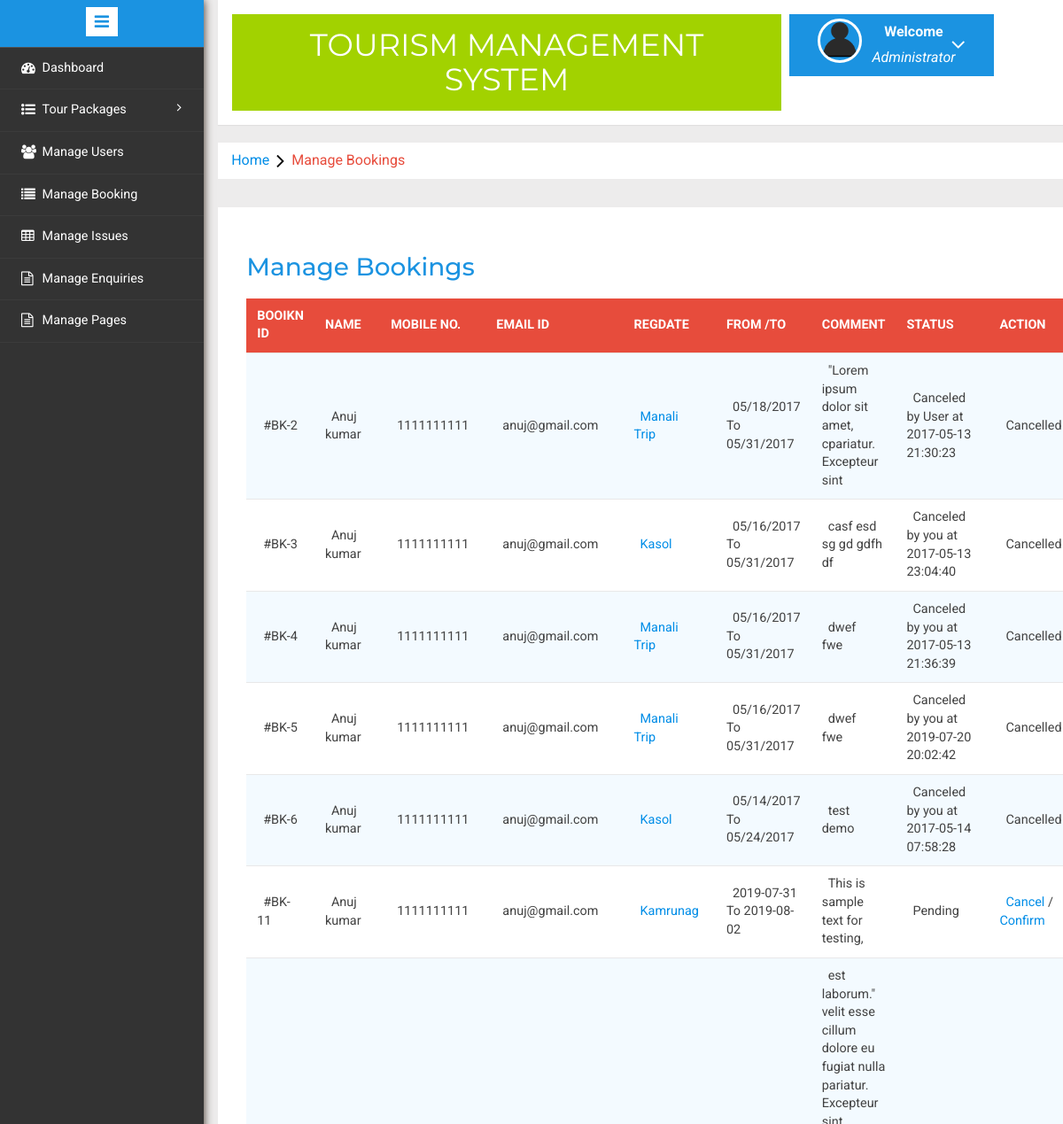
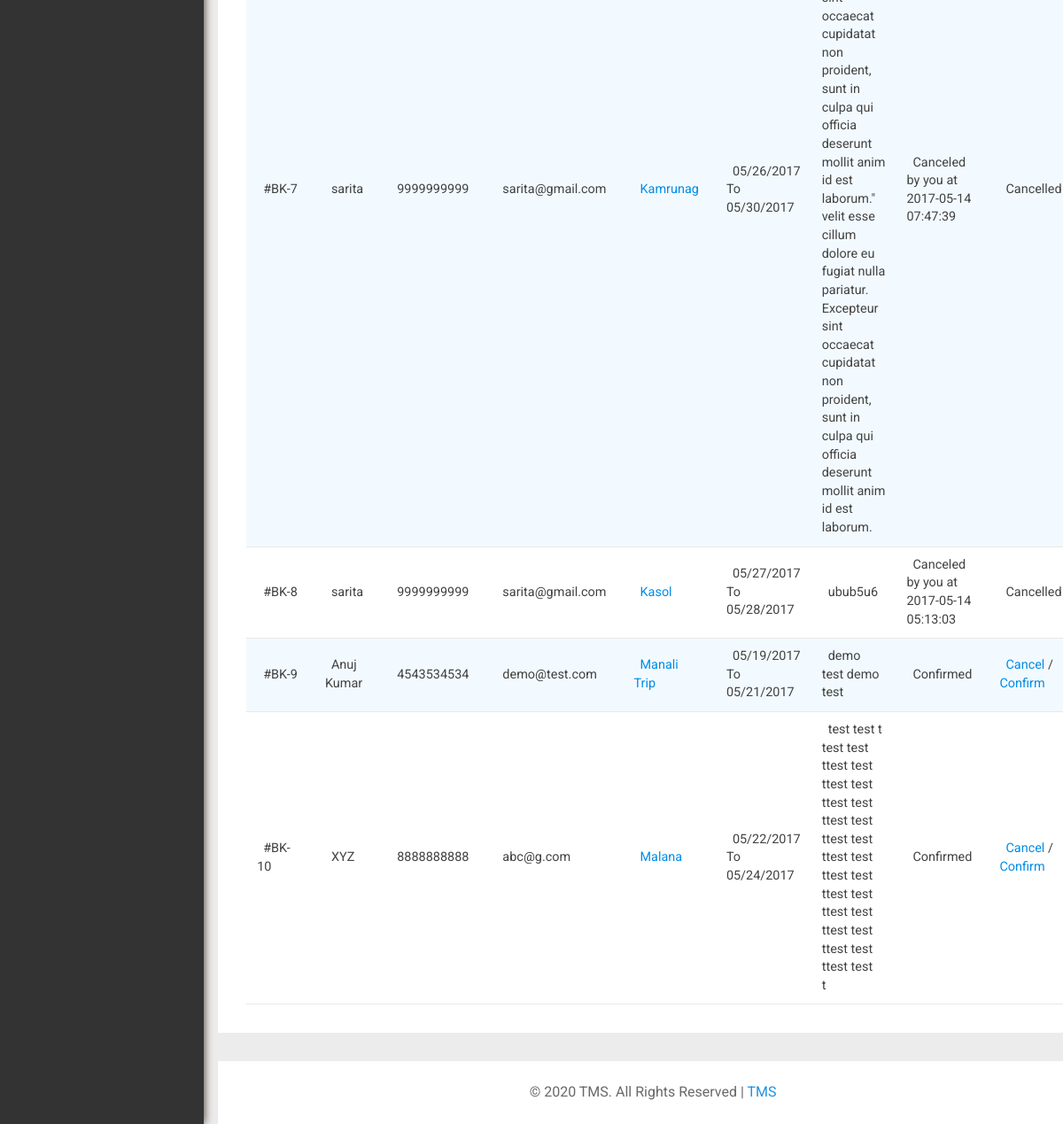
The app's page /tms/admin/manage-bookings.php (signed in) with its own data (2 pictures, top to bottom).
### tables this page shows
CREATE TABLE `tblusers` (
  `id` int(11) NOT NULL,
  `FullName` varchar(100) DEFAULT NULL,
  `MobileNumber` char(10) DEFAULT NULL,
  `EmailId` varchar(70) DEFAULT NULL,
  `Password` varchar(100) DEFAULT NULL,
  `RegDate` timestamp NULL DEFAULT current_timestamp(),
  `UpdationDate` timestamp NULL DEFAULT NULL ON UPDATE current_timestamp()
);

CREATE TABLE `tblbooking` (
  `BookingId` int(11) NOT NULL,
  `PackageId` int(11) DEFAULT NULL,
  `UserEmail` varchar(100) DEFAULT NULL,
  `FromDate` varchar(100) DEFAULT NULL,
  `ToDate` varchar(100) DEFAULT NULL,
  `Comment` mediumtext DEFAULT NULL,
  `RegDate` timestamp NULL DEFAULT current_timestamp(),
  `status` int(11) DEFAULT NULL,
  `CancelledBy` varchar(5) DEFAULT NULL,
  `UpdationDate` timestamp NULL DEFAULT NULL ON UPDATE current_timestamp()
);

CREATE TABLE `tbltourpackages` (
  `PackageId` int(11) NOT NULL,
  `PackageName` varchar(200) DEFAULT NULL,
  `PackageType` varchar(150) DEFAULT NULL,
  `PackageLocation` varchar(100) DEFAULT NULL,
  `PackagePrice` int(11) DEFAULT NULL,
  `PackageFetures` varchar(255) DEFAULT NULL,
  `PackageDetails` mediumtext DEFAULT NULL,
  `PackageImage` varchar(100) DEFAULT NULL,
  `Creationdate` timestamp NULL DEFAULT current_timestamp(),
  `UpdationDate` timestamp NULL DEFAULT NULL ON UPDATE current_timestamp()
);

### tms/admin/manage-bookings.php (the view, shortened to what this page needs)
<?php
include('includes/config.php');
if(strlen($_SESSION['alogin'])==0)
	{
header('location:index.php');
}
else{
	?>
<!DOCTYPE HTML>
<html>
<head>
<link href="css/bootstrap.min.css" rel='stylesheet' type='text/css' />
<link href="css/style.css" rel='stylesheet' type='text/css' />
<link rel="stylesheet" href="css/morris.css" type="text/css"/>
<link href="css/font-awesome.css" rel="stylesheet">
<link rel="stylesheet" type="text/css" href="css/table-style.css" />
<link rel="stylesheet" type="text/css" href="css/basictable.css" />
<link rel="stylesheet" href="css/icon-font.min.css" type='text/css' />
</head>
<body>
   <div class="page-container">
<div class="left-content">
	   <div class="mother-grid-inner">
				<?php include('includes/header.php');?>
				</div>
<ol class="breadcrumb">
                <li class="breadcrumb-item"><a href="index.html">Home</a><i class="fa fa-angle-right"></i>Manage Bookings</li>
            </ol>
<div class="agile-grids">
				<div class="agile-tables">
					<div class="w3l-table-info">
					  <h2>Manage Bookings</h2>
					    <table id="table">
						<thead>
						  <tr>
						  <th>Booikn id</th>
							<th>Name</th>
							<th>Mobile No.</th>
							<th>Email Id</th>
							<th>RegDate </th>
							<th>From /To </th>
							<th>Comment </th>
							<th>Status </th>
							<th>Action </th>
						  </tr>
						</thead>
						<tbody>
<?php $sql = "SELECT tblbooking.BookingId as bookid,tblusers.FullName as fname,tblusers.MobileNumber as mnumber,tblusers.EmailId as email,tbltourpackages.PackageName as pckname,tblbooking.PackageId as pid,tblbooking.FromDate as fdate,tblbooking.ToDate as tdate,tblbooking.Comment as comment,tblbooking.status as status,tblbooking.CancelledBy as cancelby,tblbooking.UpdationDate as upddate from tblusers join  tblbooking on  tblbooking.UserEmail=tblusers.EmailId join tbltourpackages on tbltourpackages.PackageId=tblbooking.PackageId";
$query = $dbh -> prepare($sql);
$query->execute();
$results=$query->fetchAll(PDO::FETCH_OBJ);
$cnt=1;
if($query->rowCount() > 0)
{
foreach($results as $result)
{				?>
						  <tr>
							<td>#BK-<?php echo htmlentities($result->bookid);?></td>
							<td><?php echo htmlentities($result->fname);?></td>
							<td><?php echo htmlentities($result->mnumber);?></td>
							<td><?php echo htmlentities($result->email);?></td>
							<td><a href="update-package.php?pid=<?php echo htmlentities($result->pid);?>"><?php echo htmlentities($result->pckname);?></a></td>
							<td><?php echo htmlentities($result->fdate);?> To <?php echo htmlentities($result->tdate);?></td>
								<td><?php echo htmlentities($result->comment);?></td>
								<td><?php if($result->status==0)
{
echo "Pending";
}
if($result->status==1)
{
echo "Confirmed";
}
if($result->status==2 and  $result->cancelby=='a')
{
echo "Canceled by you at " .$result->upddate;
}
if($result->status==2 and $result->cancelby=='u')
{
echo "Canceled by User at " .$result->upddate;
}
?></td>
<?php if($result->status==2)
{
	?><td>Cancelled</td>
<?php } else {?>
<td><a href="manage-bookings.php?bkid=<?php echo htmlentities($result->bookid);?>" onclick="return confirm('Do you really want to cancel booking')" >Cancel</a> / <a href="manage-bookings.php?bckid=<?php echo htmlentities($result->bookid);?>" onclick="return confirm('booking has been confirm')" >Confirm</a></td>
<?php }?>
						  </tr>
						 <?php $cnt=$cnt+1;} }?>
						</tbody>
					  </table>
					</div>
			</div>
<?php include('includes/footer.php');?>
</div>
</div>
						<?php include('includes/sidebarmenu.php');?>
							</div>
</body>
</html>
<?php } ?>

### tms/admin/css/table-style.css (style rules this page uses)
table { background: white; border-collapse: collapse; margin: 1.25em 0 0; width: 100%; }
table tr, table th, table td { border: none; border-bottom: 1px solid #e8e8e8; font-size: .95em; }
table th, table td { padding: 10px 12px; text-align: left; }
table th { background: #e74c3c; color: #fff; text-transform: uppercase; }
table tr td { background: #f3faff; color: #424242; }
table tr:nth-of-type(2n+2) td { background: #ffffff; }
table { width: 100%; }

### records on screen
tblusers: tblbooking.BookingId "2", FullName "Anuj kumar", MobileNumber "1111111111", EmailId "anuj@gmail.com", tbltourpackages.PackageName "Manali Trip", tblbooking.FromDate "05/18/2017", tblbooking.ToDate "05/31/2017", tblbooking.Comment "\"Lorem ipsum dolor sit amet, cpariatur. Excepteur sint", tblbooking.UpdationDate "2017-05-13 21:30:23", shows "Cancelled", tblbooking.BookingId "3", tbltourpackages.PackageName "Kasol", tblbooking.FromDate "05/16/2017", tblbooking.Comment "casf esd sg gd gdfh df", tblbooking.UpdationDate "2017-05-13 23:04:40", tblbooking.BookingId "4", tblbooking.Comment "dwef fwe", tblbooking.UpdationDate "2017-05-13 21:36:39", tblbooking.BookingId "5", tblbooking.UpdationDate "2019-07-20 20:02:42", tblbooking.BookingId "6", tblbooking.FromDate "05/14/2017", tblbooking.ToDate "05/24/2017", tblbooking.Comment "test demo", tblbooking.UpdationDate "2017-05-14 07:58:28", tblbooking.BookingId "11", tbltourpackages.PackageName "Kamrunag", tblbooking.FromDate "2019-07-31", tblbooking.ToDate "2019-08-02", tblbooking.Comment "This is sample text for testing,", shows "Pending"
tblusers: tblbooking.BookingId "7", FullName "sarita", MobileNumber "9999999999", EmailId "sarita@gmail.com", tbltourpackages.PackageName "Kamrunag", tblbooking.FromDate "05/26/2017", tblbooking.ToDate "05/30/2017", tblbooking.Comment "est laborum.\" velit esse cillum dolore eu fugiat nulla pariatur. Excepteur sint occaecat cupidatat non proident, sunt in culpa qui officia deserunt mollit anim id est laborum.\" velit esse cillum dolore eu fugiat nulla pariatur. Excepteur sint occaecat cupidatat non proident, sunt in culpa qui officia deserunt mollit anim id est laborum.", tblbooking.UpdationDate "2017-05-14 07:47:39", shows "Cancelled", tblbooking.BookingId "8", tbltourpackages.PackageName "Kasol", tblbooking.FromDate "05/27/2017", tblbooking.ToDate "05/28/2017", tblbooking.Comment "ubub5u6", tblbooking.UpdationDate "2017-05-14 05:13:03"
tblusers: tblbooking.BookingId "9", FullName "Anuj Kumar", MobileNumber "4543534534", EmailId "demo@test.com", tbltourpackages.PackageName "Manali Trip", tblbooking.FromDate "05/19/2017", tblbooking.ToDate "05/21/2017", tblbooking.Comment "demo test demo test", shows "Confirmed"
tblusers: tblbooking.BookingId "10", FullName "XYZ", MobileNumber "8888888888", EmailId "abc@g.com", tbltourpackages.PackageName "Malana", tblbooking.FromDate "05/22/2017", tblbooking.ToDate "05/24/2017", tblbooking.Comment "test test t test test ttest test ttest test ttest test ttest test ttest test ttest test ttest test ttest test ttest test ttest test ttest test ttest test t", shows "Confirmed"
